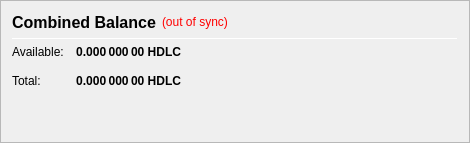
                   <widget class="QFrame" name="frame_CombinedBalances">
                    <property name="minimumSize">
                     <size>
                      <width>470</width>
                      <height>0</height>
                     </size>
                    </property>
                    <property name="frameShape">
                     <enum>QFrame::StyledPanel</enum>
                    </property>
                    <property name="frameShadow">
                     <enum>QFrame::Raised</enum>
                    </property>
                    <layout class="QVBoxLayout" name="verticalLayout_5">
                     <item>
                      <layout class="QHBoxLayout" name="horizontalLayout_5" stretch="0">
                       <item>
                        <widget class="QLabel" name="label_5z">
                         <property name="minimumSize">
                          <size>
                           <width>0</width>
                           <height>20</height>
                          </size>
                         </property>
                         <property name="font">
                          <font>
                           <pointsize>12</pointsize>
                           <weight>75</weight>
                           <bold>true</bold>
                          </font>
                         </property>
                         <property name="toolTip">
                          <string>Combined Balance (including unconfirmed and immature coins)</string>
                         </property>
                         <property name="text">
                          <string>Combined Balance</string>
                         </property>
                        </widget>
                       </item>
                       <item>
                        <widget class="QLabel" name="labelWalletStatus">
                         <property name="cursor">
                          <cursorShape>WhatsThisCursor</cursorShape>
                         </property>
                         <property name="toolTip">
                          <string>The displayed information may be out of date. Your wallet automatically synchronizes with the HodlCash network after a connection is established, but this process has not completed yet.</string>
                         </property>
                         <property name="styleSheet">
                          <string notr="true">QLabel { color: red; }</string>
                         </property>
                         <property name="text">
                          <string notr="true">(out of sync)</string>
                         </property>
                         <property name="alignment">
                          <set>Qt::AlignLeading|Qt::AlignLeft|Qt::AlignVCenter</set>
                         </property>
                        </widget>
                       </item>
                       <item>
                        <spacer name="horizontalSpacer_1">
                         <property name="orientation">
                          <enum>Qt::Horizontal</enum>
                         </property>
                         <property name="sizeHint" stdset="0">
                          <size>
                           <width>40</width>
                           <height>20</height>
                          </size>
                         </property>
                        </spacer>
                       </item>
                      </layout>
                     </item>
                     <item>
                      <widget class="Line" name="line_CombinedBalance">
                       <property name="minimumSize">
                        <size>
                         <width>0</width>
                         <height>1</height>
                        </size>
                       </property>
                       <property name="maximumSize">
                        <size>
                         <width>16777215</width>
                         <height>1</height>
                        </size>
                       </property>
                       <property name="orientation">
                        <enum>Qt::Horizontal</enum>
                       </property>
                      </widget>
                     </item>
                     <item>
                      <layout class="QGridLayout" name="gridLayout_3">
                       <property name="spacing">
                        <number>12</number>
                       </property>
                       <item row="1" column="0">
                        <widget class="QLabel" name="labelBalanceTextz">
                         <property name="text">
                          <string>Available:</string>
                         </property>
                        </widget>
                       </item>
                       <item row="1" column="1">
                        <widget class="QLabel" name="labelBalancez">
                         <property name="font">
                          <font>
                           <weight>75</weight>
                           <bold>true</bold>
                          </font>
                         </property>
                         <property name="cursor">
                          <cursorShape>IBeamCursor</cursorShape>
                         </property>
                         <property name="toolTip">
                          <string>Your current spendable balance</string>
                         </property>
                         <property name="text">
                          <string notr="true">0.000 000 00 HDLC</string>
                         </property>
                         <property name="alignment">
                          <set>Qt::AlignRight|Qt::AlignTrailing|Qt::AlignVCenter</set>
                         </property>
                         <property name="textInteractionFlags">
                          <set>Qt::LinksAccessibleByMouse|Qt::TextSelectableByKeyboard|Qt::TextSelectableByMouse</set>
                         </property>
                        </widget>
                       </item>
                       <item row="2" column="0">
                        <widget class="QLabel" name="labelTotalTextz">
                         <property name="text">
                          <string>Total:</string>
                         </property>
                        </widget>
                       </item>
                       <item row="2" column="1">
                        <widget class="QLabel" name="labelTotalz">
                         <property name="font">
                          <font>
                           <weight>75</weight>
                           <bold>true</bold>
                          </font>
                         </property>
                         <property name="cursor">
                          <cursorShape>IBeamCursor</cursorShape>
                         </property>
                         <property name="toolTip">
                          <string>Total Balance, including all unavailable coins.</string>
                         </property>
                         <property name="text">
                          <string notr="true">0.000 000 00 HDLC</string>
                         </property>
                         <property name="alignment">
                          <set>Qt::AlignRight|Qt::AlignTrailing|Qt::AlignVCenter</set>
                         </property>
                         <property name="textInteractionFlags">
                          <set>Qt::LinksAccessibleByMouse|Qt::TextSelectableByKeyboard|Qt::TextSelectableByMouse</set>
                         </property>
                        </widget>
                       </item>
                       <item row="2" column="3">
                        <spacer name="horizontalSpacer_2">
                         <property name="orientation">
                          <enum>Qt::Horizontal</enum>
                         </property>
                         <property name="sizeHint" stdset="0">
                          <size>
                           <width>40</width>
                           <height>20</height>
                          </size>
                         </property>
                        </spacer>
                       </item>
                      </layout>
                     </item>
                     <item>
                      <spacer name="verticalSpacer_1">
                       <property name="orientation">
                        <enum>Qt::Vertical</enum>
                       </property>
                       <property name="sizeHint" stdset="0">
                        <size>
                         <width>20</width>
                         <height>40</height>
                        </size>
                       </property>
                      </spacer>
                     </item>
                    </layout>
                   </widget>
